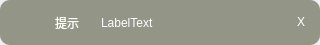
<?xml version="1.0" encoding="UTF-8"?>
<ui version="4.0">
 <class>Form</class>
 <widget class="QWidget" name="Form">
  <property name="geometry">
   <rect>
    <x>0</x>
    <y>0</y>
    <width>320</width>
    <height>45</height>
   </rect>
  </property>
  <property name="minimumSize">
   <size>
    <width>320</width>
    <height>45</height>
   </size>
  </property>
  <property name="maximumSize">
   <size>
    <width>320</width>
    <height>45</height>
   </size>
  </property>
  <property name="windowTitle">
   <string>Form</string>
  </property>
  <property name="styleSheet">
   <string notr="true"/>
  </property>
  <layout class="QGridLayout" name="gridLayout">
   <property name="leftMargin">
    <number>0</number>
   </property>
   <property name="topMargin">
    <number>0</number>
   </property>
   <property name="rightMargin">
    <number>0</number>
   </property>
   <property name="bottomMargin">
    <number>0</number>
   </property>
   <property name="spacing">
    <number>0</number>
   </property>
   <item row="0" column="0">
    <widget class="QFrame" name="frame">
     <property name="styleSheet">
      <string notr="true">QFrame#frame{
	background-color: rgba(56,59,31,128);border-radius: 10px;
}</string>
     </property>
     <property name="frameShape">
      <enum>QFrame::StyledPanel</enum>
     </property>
     <property name="frameShadow">
      <enum>QFrame::Raised</enum>
     </property>
     <layout class="QHBoxLayout" name="horizontalLayout">
      <property name="spacing">
       <number>6</number>
      </property>
      <item>
       <widget class="QLabel" name="prompt_icon_label">
        <property name="maximumSize">
         <size>
          <width>40</width>
          <height>16777215</height>
         </size>
        </property>
        <property name="styleSheet">
         <string notr="true">image: url(:/icons/icons/status-success.png);</string>
        </property>
        <property name="text">
         <string/>
        </property>
       </widget>
      </item>
      <item>
       <widget class="QLabel" name="prompt_type_label">
        <property name="minimumSize">
         <size>
          <width>40</width>
          <height>0</height>
         </size>
        </property>
        <property name="maximumSize">
         <size>
          <width>40</width>
          <height>16777215</height>
         </size>
        </property>
        <property name="styleSheet">
         <string notr="true">color: white;font: 700 12pt &quot;Microsoft YaHei UI&quot;;</string>
        </property>
        <property name="text">
         <string>提示</string>
        </property>
       </widget>
      </item>
      <item>
       <widget class="QLabel" name="prompt_info_label">
        <property name="styleSheet">
         <string notr="true">color: white;font: 500 11pt &quot;Microsoft YaHei UI&quot;;</string>
        </property>
        <property name="text">
         <string>LabelText</string>
        </property>
       </widget>
      </item>
      <item>
       <widget class="QPushButton" name="btn_close_prompt">
        <property name="minimumSize">
         <size>
          <width>20</width>
          <height>20</height>
         </size>
        </property>
        <property name="maximumSize">
         <size>
          <width>20</width>
          <height>16777215</height>
         </size>
        </property>
        <property name="styleSheet">
         <string notr="true">QPushButton {
    border: none;
	color: white
}


QPushButton:hover {
    border: 1px solid #ccc;
    border-radius: 5px;
    background-color: #f0f0f0;
    box-shadow: 3px 3px 5px rgba(0, 0, 0, 0.3);
}

QPushButton:pressed {
    border: 1px solid #aaa;
    border-radius: 5px;
    background-color: #ccc; /* 点击时的背景色为灰色 */
    box-shadow: 1px 1px 3px rgba(0, 0, 0, 0.3);
}
</string>
        </property>
        <property name="text">
         <string>X</string>
        </property>
       </widget>
      </item>
     </layout>
    </widget>
   </item>
  </layout>
 </widget>
 <resources>
  <include location="../resources.qrc"/>
 </resources>
 <connections/>
</ui>
